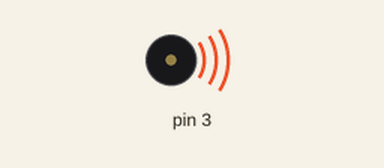
Simulated run of this sketch. Board: Arduino Uno, built with avr-gcc and run on an emulated ATmega328P. Parts: buzzer (waves = sounding).

Above: at 0.1 s.
At 2.5 s:
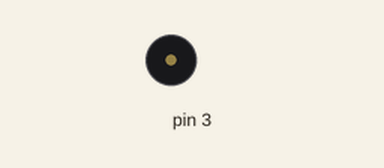
Timing chart, 0 to 4.0 s (numbered marks = the images above):
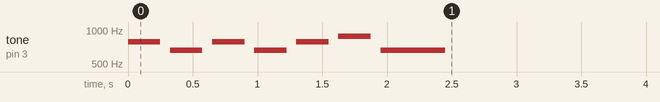

The sketch:

_________.ino
```cpp
int myNote[] = { 784, 659, 784, 659, 784, 880, 659 };
int myDu[] = { 250, 250, 250, 250, 250, 250, 500 };

void setup() {
  for (int i = 0; i < 7; i++) {
    tone(3, myNote[i], myDu[i]);  //핀 번호 확인
    delay(myDu[i] * 1.3);
    noTone(3);
  }
}

void loop() {
}
```
